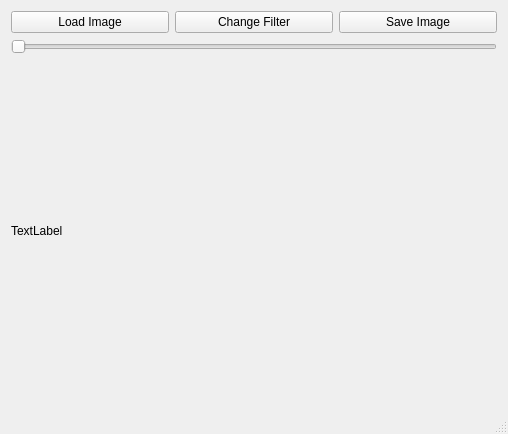
<?xml version="1.0" encoding="UTF-8"?>
<ui version="4.0">
 <class>MainWindow</class>
 <widget class="QMainWindow" name="MainWindow">
  <property name="geometry">
   <rect>
    <x>0</x>
    <y>0</y>
    <width>508</width>
    <height>434</height>
   </rect>
  </property>
  <property name="windowTitle">
   <string>MainWindow</string>
  </property>
  <widget class="QWidget" name="centralWidget">
   <layout class="QVBoxLayout" name="verticalLayout">
    <item>
     <layout class="QHBoxLayout" name="horizontalLayout">
      <item>
       <widget class="QPushButton" name="btnLoadImage">
        <property name="text">
         <string>Load Image</string>
        </property>
       </widget>
      </item>
      <item>
       <widget class="QPushButton" name="btnChangeFilter">
        <property name="text">
         <string>Change Filter</string>
        </property>
       </widget>
      </item>
      <item>
       <widget class="QPushButton" name="btnSaveImage">
        <property name="text">
         <string>Save Image</string>
        </property>
       </widget>
      </item>
     </layout>
    </item>
    <item>
     <widget class="QSlider" name="imageSlider">
      <property name="orientation">
       <enum>Qt::Horizontal</enum>
      </property>
     </widget>
    </item>
    <item>
     <widget class="QLabel" name="imageLabel">
      <property name="text">
       <string>TextLabel</string>
      </property>
     </widget>
    </item>
   </layout>
  </widget>
  <widget class="QStatusBar" name="statusBar"/>
 </widget>
 <layoutdefault spacing="6" margin="11"/>
 <resources/>
 <connections/>
</ui>
